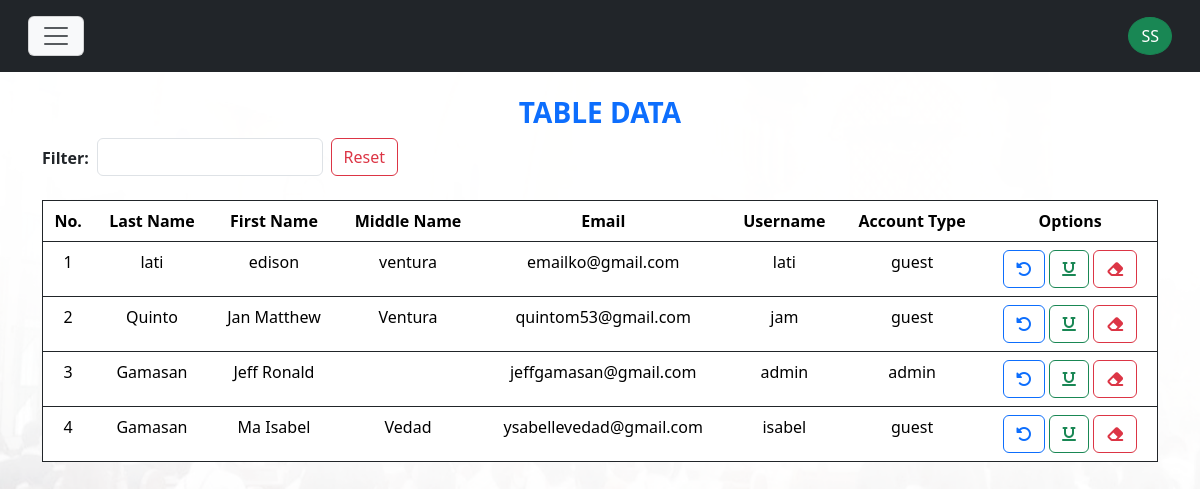
/scred_heart/super_admin (signed in), run on an earlier commit of the app's database.
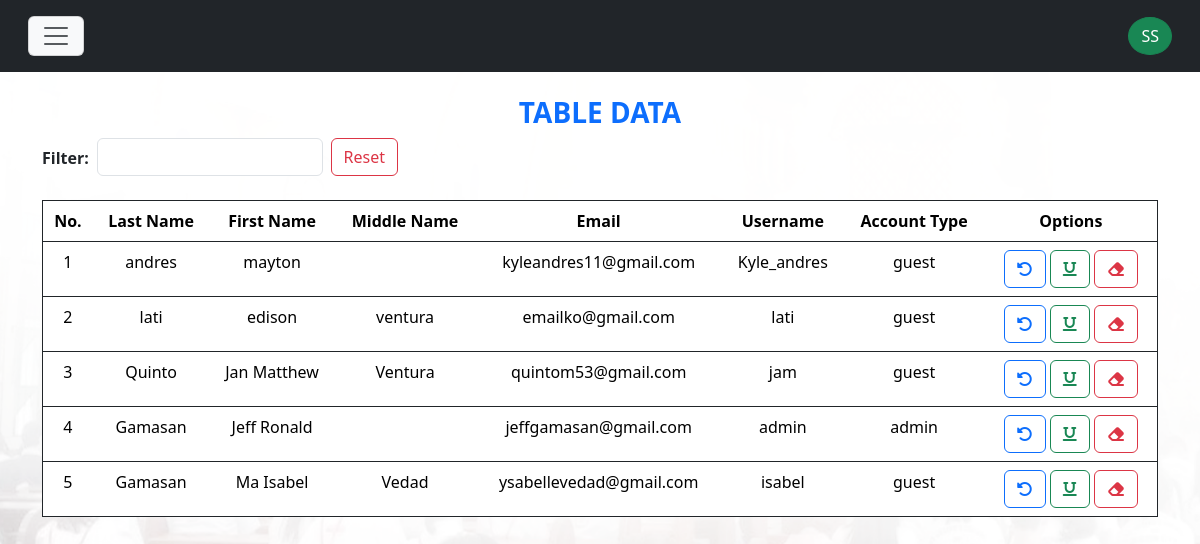
And on a later commit of the database.
### tables this page shows
CREATE TABLE `tbl_user` (
  `user_id` int(11) NOT NULL,
  `last_name` text DEFAULT NULL,
  `first_name` varchar(255) DEFAULT NULL,
  `middle_name` varchar(255) DEFAULT NULL,
  `contact` varchar(255) DEFAULT NULL,
  `email` varchar(255) DEFAULT NULL,
  `username` varchar(255) DEFAULT NULL,
  `password` varchar(255) DEFAULT NULL,
  `address` text DEFAULT NULL,
  `account_type` varchar(255) DEFAULT NULL,
  `status` varchar(255) DEFAULT NULL
);

### scred_heart/inc/functions.php (called while the page is built, shortened)
<?php
include("conn.php");
$table_view = "SELECT * FROM tbl_user WHERE account_type <> 'super admin' ORDER BY user_id DESC";
$tbl_list = $conn->query($table_view) or die();
?>

### scred_heart/super_admin/index.php (the view, shortened to what this page needs)
<?php
require_once "../inc/functions.php";
?>
<!DOCTYPE html>
<html lang="en">
<?php require_once "template-parts/head.php"; ?>
<body>
<?php
require_once "template-parts/navLogin.php";
?>
<section class="mt-5 mb-5">
<div class="container">
<div class="row">
<div class="col-md-12 mt-5 text-center">
<h3 class="overflow-hidden text-primary text-uppercase fw-bolder ">Table Data</h3>
</div>
</div>
<div class="row">
<div class="col-md-4 d-flex">
<label class="mt-2 me-1 fw-bolder">Filter:</label> <input type="text" id="getSearch" class="form-control ms-1 me-2 getSearch"> <a href="index" class="btn btn-outline-danger" type="button">Reset</a>
</div>
</div>
<div class="row mt-4">
<div class="col-md-12">
<div class="table-responsive">
<div id="showData">
<table class="table table-hover border border-1 border-dark">
<thead>
<tr class="text-center">
<th>No.</th>
<th>Last Name</th>
<th>First Name</th>
<th>Middle Name</th>
<th>Email</th>
<th>Username</th>
<th>Account Type</th>
<th>Options</th>
</tr>
</thead>
<?php
$ctr = 1;
while ($row = $tbl_list->fetch_assoc()) {
?>
<tbody>
<tr class="text-center">
<td><?= $ctr; ?></td>
<td><?= $row["last_name"]; ?></td>
<td><?= $row["first_name"]; ?></td>
<td><?= $row["middle_name"]; ?></td>
<td><?= $row["email"]; ?></td>
<td><?= $row["username"]; ?></td>
<td><?= $row["account_type"] ?></td>
<td>
	<a href="#" class="btn btn-outline-primary edit-data" data-bs-toggle="modal" data-bs-target="#modalUpdate" type="button" id="<?= $row['user_id']; ?>"><i class="fa-solid fa-rotate-left"></i></a> <a href="#" type="button" class="btn btn-outline-success editUser" data-bs-toggle="modal" data-bs-target="#modalUpdateUser" id="<?= $row['user_id']; ?>"><i class="fas fa-underline"></i></a> <a href="#" id="<?=  $row['user_id']; ?>" class="btn btn-outline-danger deleteUser" type="button" data-bs-toggle="modal" data-bs-target="#modalDeleteUser"><i class="fas fa-eraser"></i></a>
</td>
</tr>
</tbody>
<?php
$ctr++;
}
?>
</table>
</div>
</div>
</div>
</div>
</div>
</section>
</body>
</html>

What changed in the data, as far as the page shows it:
added tbl_user: last_name "andres", first_name "mayton", email "kyleandres11@gmail.com", username "Kyle_andres", account_type "guest"
